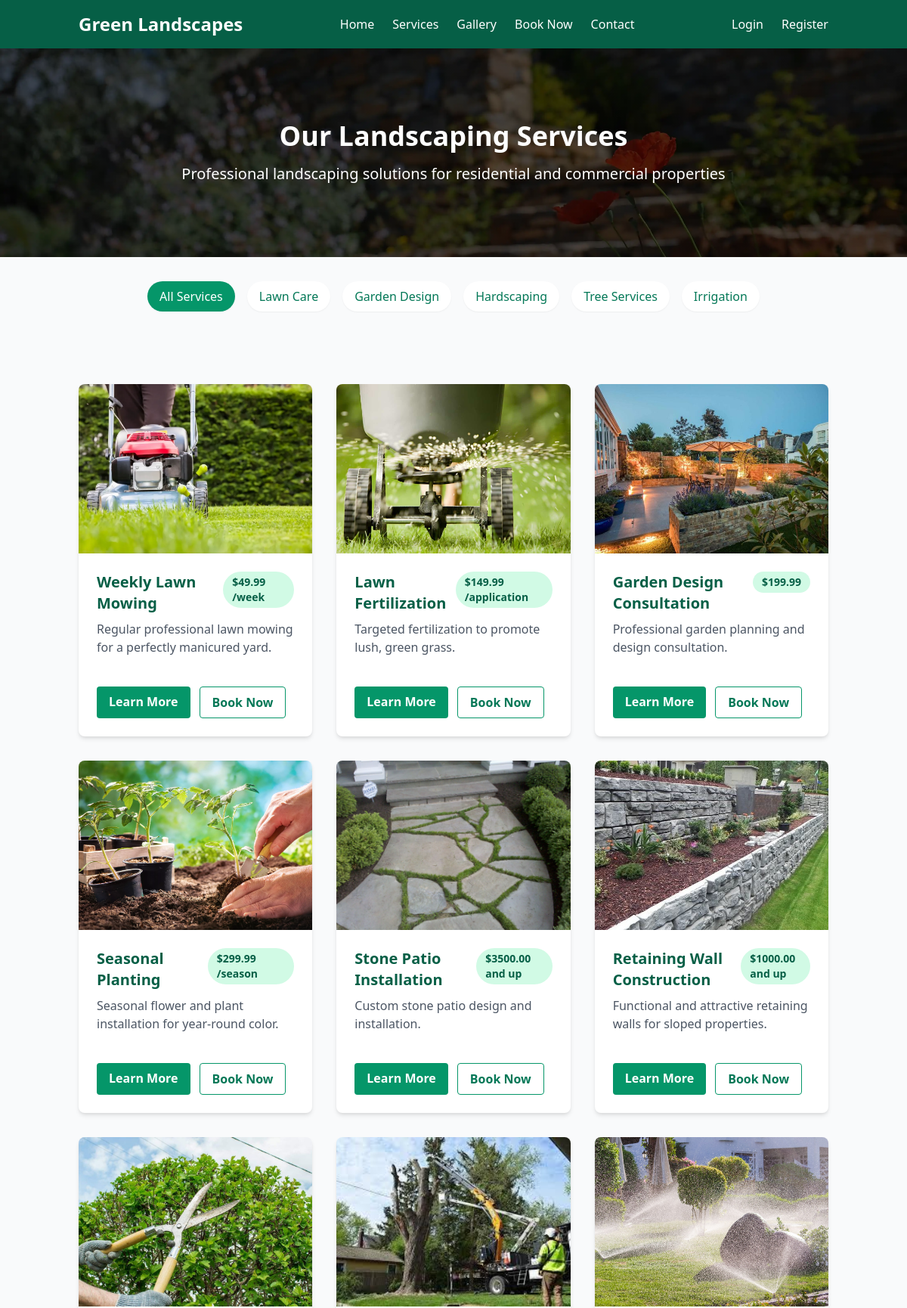
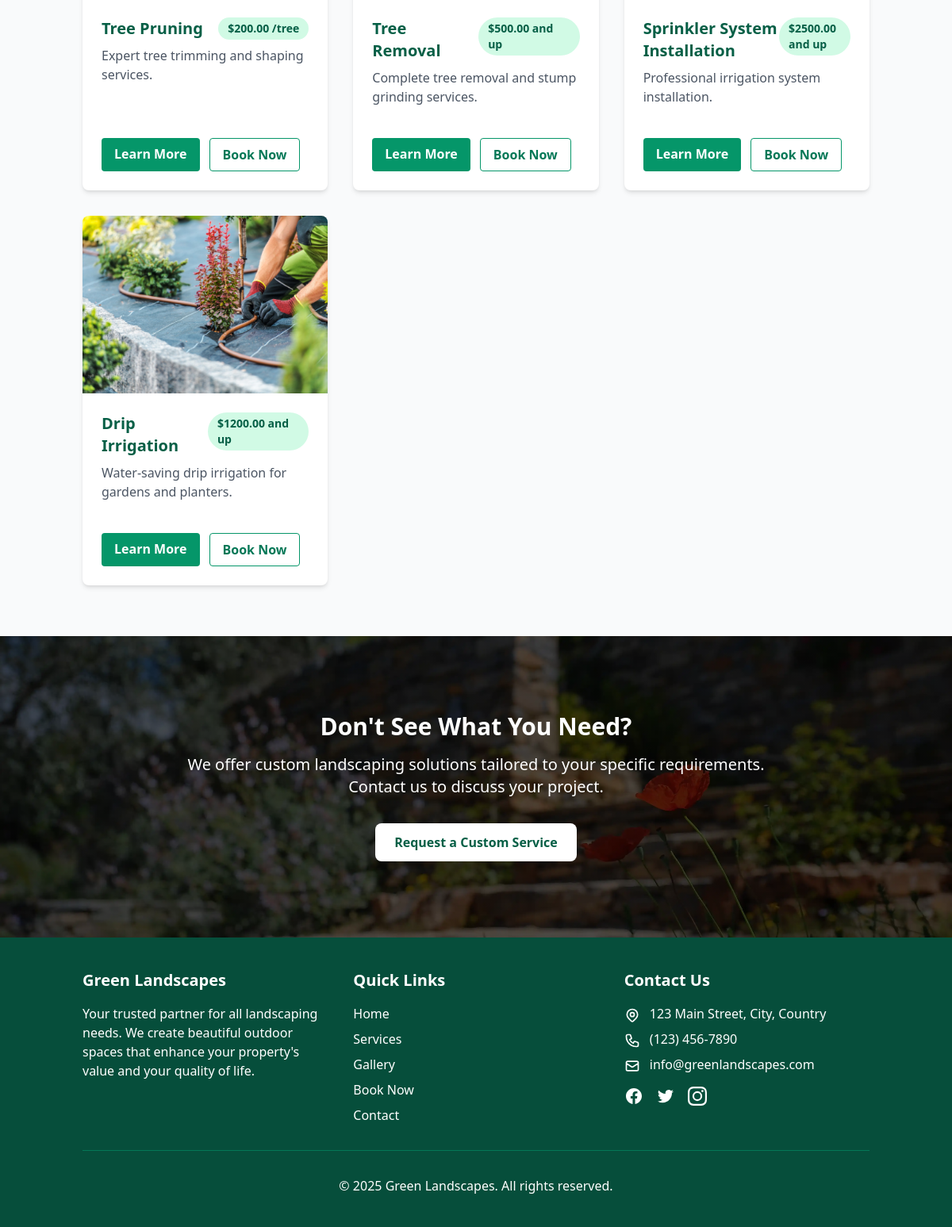
Page /services/ on the committed database (2 pictures, top to bottom).
### services/models.py (models this page shows, shortened)
class ServiceCategory(models.Model):
    name = models.CharField(max_length=100)
    description = models.TextField(blank=True)
    slug = models.SlugField(max_length=120, unique=True, blank=True)
    icon = models.CharField(max_length=50, blank=True, help_text="FontAwesome icon class")
    class Meta:
        verbose_name_plural = "Service Categories"

class Service(models.Model):
    category = models.ForeignKey(ServiceCategory, on_delete=models.CASCADE, related_name='services')
    name = models.CharField(max_length=200)
    description = models.TextField()
    short_description = models.CharField(max_length=255, blank=True)
    price = models.DecimalField(max_digits=10, decimal_places=2, blank=True, null=True, help_text="Leave blank if price varies")
    price_suffix = models.CharField(max_length=20, blank=True, help_text="e.g. 'per hour', 'per visit'")
    image = models.ImageField(upload_to=get_upload_path, blank=True, null=True)
    slug = models.SlugField(max_length=220, unique=True, blank=True)
    is_featured = models.BooleanField(default=False)
    created_at = models.DateTimeField(auto_now_add=True)
    updated_at = models.DateTimeField(auto_now=True)

### services/views.py (the view)
# urls.py: path('', views.ServiceListView.as_view(), name='services'),
class ServiceListView(ListView):
    model = Service
    template_name = 'services/service_list.html'
    context_object_name = 'services'
    def get_context_data(self, **kwargs):
        context = super().get_context_data(**kwargs)
        context['categories'] = ServiceCategory.objects.all()
        return context

### templates/services/service_list.html (shortened to what this page needs)
{% extends 'base.html' %}
{% load static %}
{% block content %}
<section class="relative text-white py-24 bg-cover bg-center bg-no-repeat" style="background-image: linear-gradient(rgba(0, 0, 0, 0.7), rgba(0, 0, 0, 0.7)), url('{% static 'images/cover2.webp' %}')">
    <div class="absolute inset-0 bg-black/40"></div>
    <div class="container mx-auto px-4 text-center relative z-10">
        <h1 class="text-4xl font-bold mb-4">Our Landscaping Services</h1>
        <p class="text-xl max-w-3xl mx-auto">Professional landscaping solutions for residential and commercial properties</p>
    </div>
</section>
{% if categories %}
<section class="py-8 bg-gray-50">
    <div class="container mx-auto px-4">
        <div class="flex flex-wrap justify-center gap-4 items-center">
            <a href="{% url 'services:services' %}" class="bg-{% if not category %}green-600{% else %}white{% endif %} text-{% if not category %}white{% else %}green-700{% endif %} px-4 py-2 rounded-full shadow-sm hover:shadow-md transition duration-300">
                All Services
            </a>
            {% for cat in categories %}
            <a href="{% url 'services:service_category' cat.slug %}" class="bg-{% if category.slug == cat.slug %}green-600{% else %}white{% endif %} text-{% if category.slug == cat.slug %}white{% else %}green-700{% endif %} px-4 py-2 rounded-full shadow-sm hover:shadow-md transition duration-300">
                {{ cat.name }}
            </a>
            {% endfor %}
        </div>
    </div>
</section>
{% endif %}
<section class="py-16">
    <div class="container mx-auto px-4">
        {% if services %}
            <div class="grid grid-cols-1 md:grid-cols-2 lg:grid-cols-3 gap-8">
                {% for service in services %}
                <div class="service-card bg-white rounded-lg shadow-md overflow-hidden h-full flex flex-col">
                    {% if service.image %}
                        <img src="{{ service.image.url }}" alt="{{ service.name }}" class="w-full h-56 object-cover">
                    {% endif %}
                    <div class="p-6 flex-grow">
                        <div class="flex justify-between items-start mb-2">
                            <h2 class="text-xl font-bold text-green-800">{{ service.name }}</h2>
                            {% if service.price %}
                            <span class="bg-green-100 text-green-800 text-sm font-semibold px-3 py-1 rounded-full">
                                ${{ service.price }}{% if service.price_suffix %} {{ service.price_suffix }}{% endif %}
                            </span>
                            {% endif %}
                        </div>
                        <p class="text-gray-600 mb-4">{{ service.short_description }}</p>
                    </div>
                    <div class="px-6 pb-6 mt-auto">
                        <div class="flex flex-wrap gap-3">
                            <a href="{% url 'services:service_detail' service.slug %}" class="inline-block bg-green-600 hover:bg-green-700 text-white font-bold py-2 px-4 rounded transition duration-300">
                                Learn More
                            </a>
                            <a href="{% url 'bookings:book_service' service.id %}" class="inline-block bg-white hover:bg-gray-100 text-green-700 font-bold py-2 px-4 rounded border border-green-600 transition duration-300">
                                Book Now
                            </a>
                        </div>
                    </div>
                </div>
                {% endfor %}
            </div>
        {% else %}
            <div class="text-center py-12">
                <p class="text-gray-600">No services available at the moment. Please check back later or contact us for more information.</p>
            </div>
        {% endif %}
    </div>
</section>
<section class="relative py-24 text-white bg-cover bg-center bg-no-repeat" style="background-image: linear-gradient(rgba(0, 0, 0, 0.7), rgba(0, 0, 0, 0.7)), url('{% static 'images/cover2.webp' %}')">
    <div class="absolute inset-0 bg-black/40"></div>
    <div class="container mx-auto px-4 text-center relative z-10">
        <h2 class="text-3xl font-bold mb-4">Don't See What You Need?</h2>
        <p class="text-xl mb-8 max-w-3xl mx-auto">We offer custom landscaping solutions tailored to your specific requirements. Contact us to discuss your project.</p>
        <a href="{% url 'core:contact' %}" class="inline-block bg-white hover:bg-gray-100 text-green-800 font-bold py-3 px-6 rounded-lg transition duration-300">
            Request a Custom Service
        </a>
    </div>
</section>
{% endblock %}

### static/css/styles.css (style rules this page uses)
.service-card { transition: transform 0.3s ease-in-out, box-shadow 0.3s ease-in-out; }

### rows in the picture
ServiceCategory: name "Lawn Care"
ServiceCategory: name "Garden Design"
ServiceCategory: name "Hardscaping"
ServiceCategory: name "Tree Services"
ServiceCategory: name "Irrigation"
Service: image (picture), name "Weekly Lawn Mowing", price "49.99", price_suffix "/week", short_description "Regular professional lawn mowing for a perfectly manicured yard."
Service: image (picture), name "Lawn Fertilization", price "149.99", price_suffix "/application", short_description "Targeted fertilization to promote lush, green grass."
Service: image (picture), name "Garden Design Consultation", price "199.99", short_description "Professional garden planning and design consultation."
Service: image (picture), name "Seasonal Planting", price "299.99", price_suffix "/season", short_description "Seasonal flower and plant installation for year-round color."
Service: image (picture), name "Stone Patio Installation", price "3500.00", price_suffix "and up", short_description "Custom stone patio design and installation."
Service: image (picture), name "Retaining Wall Construction", price "1000.00", price_suffix "and up", short_description "Functional and attractive retaining walls for sloped properties."
Service: image (picture), name "Tree Pruning", price "200.00", price_suffix "/tree", short_description "Expert tree trimming and shaping services."
Service: image (picture), name "Tree Removal", price "500.00", price_suffix "and up", short_description "Complete tree removal and stump grinding services."
Service: image (picture), name "Sprinkler System Installation", price "2500.00", price_suffix "and up", short_description "Professional irrigation system installation."
Service: image (picture), name "Drip Irrigation", price "1200.00", price_suffix "and up", short_description "Water-saving drip irrigation for gardens and planters."
